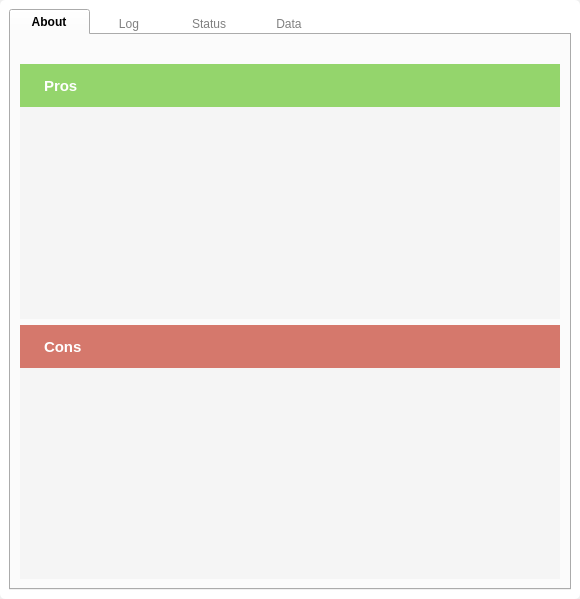
<?xml version="1.0" encoding="UTF-8"?>
<ui version="4.0">
 <class>Form</class>
 <widget class="QWidget" name="Form">
  <property name="windowModality">
   <enum>Qt::NonModal</enum>
  </property>
  <property name="geometry">
   <rect>
    <x>0</x>
    <y>0</y>
    <width>580</width>
    <height>599</height>
   </rect>
  </property>
  <property name="sizePolicy">
   <sizepolicy hsizetype="Expanding" vsizetype="Expanding">
    <horstretch>0</horstretch>
    <verstretch>0</verstretch>
   </sizepolicy>
  </property>
  <property name="maximumSize">
   <size>
    <width>580</width>
    <height>16777215</height>
   </size>
  </property>
  <property name="windowTitle">
   <string>Form</string>
  </property>
  <property name="styleSheet">
   <string notr="true">#frame {
	background-color: white;
	border-radius: 5px;
}

QTabBar::tab {
	width: 80px;
}

QTabBar::tab:selected {
	font-weight: bold;
	
}

QTabBar::tab:!selected {
	color: gray;
	border: none;
}

QTabBar::tab:top:!selected {
    margin-top: 3px;
}

QTabBar::tab:bottom:!selected {
    margin-bottom: 3px;
}

QTabBar::tab:!selected:hover {
    background: lightgray;
}

#pros_header QLabel, #cons_header QLabel {
	color: #fff;
	font-weight: bold;
	font-size: 11pt;
}

#pros_header {
	background-color: #94d56c;
}

#cons_header {
	background-color: #d5786c;
}

#advantage_list, #disadvantage_list {
	background-color: #f5f5f5;
}

#advantage_list QPushButton,  #disadvantage_list QPushButton {
	border: none;
	color: #000;
	text-align: left;
	padding-bottom: 3px;
}

#advantage_list QPushButton:hover,  #disadvantage_list QPushButton:hover {
	border-bottom: 3px solid #1b232f;
}

#advantage_list QLabel,  #disadvantage_list QLabel {
	background-color: #fdfaf1;
	border: 1px solid black;
}

#log_console {
	background-color: #1b232f;
	border-radius: 5%;
	color: #ebebeb;
	padding: 10px;
}

#client_status, #server_status, #client_data, #server_data {
	border: 1px solid silver;
	background-color: #fff;
}

#client_label, #server_label, #client_label_2, #server_label_2 {
	border: 1px solid silver;
	background-color: #e8e9eb;
	padding: 10px;
}

#connection_note, #data_note {
	border: 1px solid silver;
	border-left: 5px solid #4070f4;
	padding: 10px;
	background-color: #f5f5f5;
}

#strength_title {
	font-size: 11pt;
	font-weight: bold;
}

#measure_bar {
	min-height: 6px;
    max-height: 6px;
    border-radius: 3px;
	background-color: #d4d4d5;
}

#measure_bar::chunk {
	min-height: 6px;
    max-height: 6px;
    border-radius: 3px;
	background-color: #0b69e5;
}
</string>
  </property>
  <layout class="QVBoxLayout" name="verticalLayout">
   <property name="spacing">
    <number>0</number>
   </property>
   <property name="leftMargin">
    <number>0</number>
   </property>
   <property name="topMargin">
    <number>0</number>
   </property>
   <property name="rightMargin">
    <number>0</number>
   </property>
   <property name="bottomMargin">
    <number>0</number>
   </property>
   <item>
    <widget class="QFrame" name="frame">
     <property name="sizePolicy">
      <sizepolicy hsizetype="Expanding" vsizetype="Preferred">
       <horstretch>0</horstretch>
       <verstretch>0</verstretch>
      </sizepolicy>
     </property>
     <property name="frameShape">
      <enum>QFrame::StyledPanel</enum>
     </property>
     <property name="frameShadow">
      <enum>QFrame::Raised</enum>
     </property>
     <layout class="QVBoxLayout" name="verticalLayout_5">
      <item>
       <widget class="QTabWidget" name="tabWidget">
        <property name="cursor">
         <cursorShape>ArrowCursor</cursorShape>
        </property>
        <property name="tabShape">
         <enum>QTabWidget::Rounded</enum>
        </property>
        <property name="currentIndex">
         <number>0</number>
        </property>
        <widget class="QWidget" name="about_panel">
         <attribute name="title">
          <string>About</string>
         </attribute>
         <layout class="QVBoxLayout" name="verticalLayout_6">
          <item>
           <widget class="QLabel" name="about_description">
            <property name="text">
             <string/>
            </property>
            <property name="wordWrap">
             <bool>true</bool>
            </property>
           </widget>
          </item>
          <item>
           <layout class="QVBoxLayout" name="verticalLayout_7">
            <property name="spacing">
             <number>0</number>
            </property>
            <property name="topMargin">
             <number>0</number>
            </property>
            <item>
             <widget class="QWidget" name="pros_header" native="true">
              <property name="sizePolicy">
               <sizepolicy hsizetype="Preferred" vsizetype="Maximum">
                <horstretch>0</horstretch>
                <verstretch>0</verstretch>
               </sizepolicy>
              </property>
              <layout class="QHBoxLayout" name="horizontalLayout">
               <item>
                <widget class="QLabel" name="label_3">
                 <property name="sizePolicy">
                  <sizepolicy hsizetype="Maximum" vsizetype="Preferred">
                   <horstretch>0</horstretch>
                   <verstretch>0</verstretch>
                  </sizepolicy>
                 </property>
                 <property name="text">
                  <string/>
                 </property>
                 <property name="pixmap">
                  <pixmap>../../resources/icons/thumbs-up.svg</pixmap>
                 </property>
                </widget>
               </item>
               <item>
                <widget class="QLabel" name="pros_label">
                 <property name="sizePolicy">
                  <sizepolicy hsizetype="Preferred" vsizetype="Fixed">
                   <horstretch>0</horstretch>
                   <verstretch>0</verstretch>
                  </sizepolicy>
                 </property>
                 <property name="minimumSize">
                  <size>
                   <width>0</width>
                   <height>25</height>
                  </size>
                 </property>
                 <property name="text">
                  <string>Pros</string>
                 </property>
                </widget>
               </item>
              </layout>
             </widget>
            </item>
            <item>
             <widget class="QScrollArea" name="scrollArea">
              <property name="frameShape">
               <enum>QFrame::NoFrame</enum>
              </property>
              <property name="widgetResizable">
               <bool>true</bool>
              </property>
              <widget class="QWidget" name="advantage_list">
               <property name="geometry">
                <rect>
                 <x>0</x>
                 <y>0</y>
                 <width>528</width>
                 <height>199</height>
                </rect>
               </property>
               <layout class="QVBoxLayout" name="verticalLayout_13"/>
              </widget>
             </widget>
            </item>
           </layout>
          </item>
          <item>
           <layout class="QVBoxLayout" name="verticalLayout_8">
            <property name="spacing">
             <number>0</number>
            </property>
            <property name="topMargin">
             <number>0</number>
            </property>
            <item>
             <widget class="QWidget" name="cons_header" native="true">
              <property name="sizePolicy">
               <sizepolicy hsizetype="Preferred" vsizetype="Maximum">
                <horstretch>0</horstretch>
                <verstretch>0</verstretch>
               </sizepolicy>
              </property>
              <layout class="QHBoxLayout" name="horizontalLayout_2">
               <item>
                <widget class="QLabel" name="label_4">
                 <property name="sizePolicy">
                  <sizepolicy hsizetype="Maximum" vsizetype="Preferred">
                   <horstretch>0</horstretch>
                   <verstretch>0</verstretch>
                  </sizepolicy>
                 </property>
                 <property name="text">
                  <string/>
                 </property>
                 <property name="pixmap">
                  <pixmap>../../resources/icons/thumbs-down.svg</pixmap>
                 </property>
                </widget>
               </item>
               <item>
                <widget class="QLabel" name="cons_label">
                 <property name="sizePolicy">
                  <sizepolicy hsizetype="Preferred" vsizetype="Fixed">
                   <horstretch>0</horstretch>
                   <verstretch>0</verstretch>
                  </sizepolicy>
                 </property>
                 <property name="minimumSize">
                  <size>
                   <width>0</width>
                   <height>25</height>
                  </size>
                 </property>
                 <property name="text">
                  <string>Cons</string>
                 </property>
                </widget>
               </item>
              </layout>
             </widget>
            </item>
            <item>
             <widget class="QScrollArea" name="scrollArea_2">
              <property name="frameShape">
               <enum>QFrame::NoFrame</enum>
              </property>
              <property name="widgetResizable">
               <bool>true</bool>
              </property>
              <widget class="QWidget" name="disadvantage_list">
               <property name="geometry">
                <rect>
                 <x>0</x>
                 <y>0</y>
                 <width>528</width>
                 <height>199</height>
                </rect>
               </property>
               <layout class="QVBoxLayout" name="verticalLayout_14"/>
              </widget>
             </widget>
            </item>
           </layout>
          </item>
         </layout>
        </widget>
        <widget class="QWidget" name="log_panel">
         <attribute name="title">
          <string>Log</string>
         </attribute>
         <layout class="QVBoxLayout" name="verticalLayout_2">
          <item>
           <widget class="QPlainTextEdit" name="log_console">
            <property name="sizePolicy">
             <sizepolicy hsizetype="Expanding" vsizetype="Expanding">
              <horstretch>0</horstretch>
              <verstretch>0</verstretch>
             </sizepolicy>
            </property>
            <property name="frameShape">
             <enum>QFrame::NoFrame</enum>
            </property>
            <property name="frameShadow">
             <enum>QFrame::Plain</enum>
            </property>
            <property name="readOnly">
             <bool>true</bool>
            </property>
           </widget>
          </item>
         </layout>
        </widget>
        <widget class="QWidget" name="status_panel">
         <attribute name="title">
          <string>Status</string>
         </attribute>
         <layout class="QVBoxLayout" name="verticalLayout_3">
          <item>
           <widget class="QWidget" name="client_status" native="true">
            <layout class="QVBoxLayout" name="verticalLayout_9">
             <property name="spacing">
              <number>0</number>
             </property>
             <property name="leftMargin">
              <number>0</number>
             </property>
             <property name="topMargin">
              <number>0</number>
             </property>
             <property name="rightMargin">
              <number>0</number>
             </property>
             <property name="bottomMargin">
              <number>0</number>
             </property>
             <item>
              <widget class="QLabel" name="client_label">
               <property name="sizePolicy">
                <sizepolicy hsizetype="Preferred" vsizetype="Maximum">
                 <horstretch>0</horstretch>
                 <verstretch>0</verstretch>
                </sizepolicy>
               </property>
               <property name="styleSheet">
                <string notr="true">font-size: 11pt;</string>
               </property>
               <property name="text">
                <string>Client</string>
               </property>
              </widget>
             </item>
             <item>
              <layout class="QGridLayout" name="gridLayout">
               <property name="leftMargin">
                <number>20</number>
               </property>
               <property name="topMargin">
                <number>10</number>
               </property>
               <property name="bottomMargin">
                <number>10</number>
               </property>
               <property name="spacing">
                <number>20</number>
               </property>
               <item row="1" column="0">
                <widget class="QLabel" name="label_5">
                 <property name="text">
                  <string>Request</string>
                 </property>
                </widget>
               </item>
               <item row="0" column="0">
                <widget class="QLabel" name="label">
                 <property name="text">
                  <string>Connection</string>
                 </property>
                </widget>
               </item>
               <item row="0" column="1">
                <widget class="QLabel" name="label_2">
                 <property name="text">
                  <string>Established</string>
                 </property>
                </widget>
               </item>
               <item row="1" column="1">
                <widget class="QLabel" name="request_status">
                 <property name="text">
                  <string>NULL</string>
                 </property>
                </widget>
               </item>
               <item row="2" column="0">
                <widget class="QLabel" name="label_7">
                 <property name="text">
                  <string>Timestamp</string>
                 </property>
                </widget>
               </item>
               <item row="2" column="1">
                <widget class="QLabel" name="timestamp_status">
                 <property name="text">
                  <string>NULL</string>
                 </property>
                </widget>
               </item>
              </layout>
             </item>
            </layout>
           </widget>
          </item>
          <item>
           <widget class="QWidget" name="server_status" native="true">
            <layout class="QVBoxLayout" name="verticalLayout_10">
             <property name="spacing">
              <number>0</number>
             </property>
             <property name="leftMargin">
              <number>0</number>
             </property>
             <property name="topMargin">
              <number>0</number>
             </property>
             <property name="rightMargin">
              <number>0</number>
             </property>
             <property name="bottomMargin">
              <number>0</number>
             </property>
             <item>
              <widget class="QLabel" name="server_label">
               <property name="sizePolicy">
                <sizepolicy hsizetype="Preferred" vsizetype="Maximum">
                 <horstretch>0</horstretch>
                 <verstretch>0</verstretch>
                </sizepolicy>
               </property>
               <property name="styleSheet">
                <string notr="true">font-size: 11pt;</string>
               </property>
               <property name="text">
                <string>Server</string>
               </property>
              </widget>
             </item>
             <item>
              <layout class="QGridLayout" name="gridLayout_2" rowstretch="0,0,0">
               <property name="leftMargin">
                <number>20</number>
               </property>
               <property name="topMargin">
                <number>10</number>
               </property>
               <property name="bottomMargin">
                <number>10</number>
               </property>
               <property name="horizontalSpacing">
                <number>10</number>
               </property>
               <property name="verticalSpacing">
                <number>20</number>
               </property>
               <item row="2" column="1">
                <widget class="QLabel" name="response_status">
                 <property name="text">
                  <string>NULL</string>
                 </property>
                </widget>
               </item>
               <item row="0" column="0">
                <widget class="QLabel" name="label_9">
                 <property name="text">
                  <string>Status</string>
                 </property>
                </widget>
               </item>
               <item row="2" column="0">
                <widget class="QLabel" name="label_11">
                 <property name="text">
                  <string>Response</string>
                 </property>
                </widget>
               </item>
               <item row="0" column="1">
                <widget class="QLabel" name="server_status_message">
                 <property name="text">
                  <string>OK</string>
                 </property>
                </widget>
               </item>
               <item row="1" column="0">
                <widget class="QLabel" name="label_13">
                 <property name="text">
                  <string>Status Code</string>
                 </property>
                </widget>
               </item>
               <item row="1" column="1">
                <widget class="QLabel" name="server_status_code">
                 <property name="text">
                  <string>200</string>
                 </property>
                </widget>
               </item>
              </layout>
             </item>
            </layout>
           </widget>
          </item>
          <item>
           <widget class="QScrollArea" name="scrollArea_3">
            <property name="frameShape">
             <enum>QFrame::NoFrame</enum>
            </property>
            <property name="widgetResizable">
             <bool>true</bool>
            </property>
            <widget class="QWidget" name="scrollAreaWidgetContents">
             <property name="geometry">
              <rect>
               <x>0</x>
               <y>0</y>
               <width>118</width>
               <height>798</height>
              </rect>
             </property>
             <layout class="QVBoxLayout" name="verticalLayout_15">
              <property name="spacing">
               <number>0</number>
              </property>
              <property name="leftMargin">
               <number>0</number>
              </property>
              <property name="topMargin">
               <number>0</number>
              </property>
              <property name="rightMargin">
               <number>0</number>
              </property>
              <property name="bottomMargin">
               <number>0</number>
              </property>
              <item>
               <widget class="QLabel" name="connection_note">
                <property name="sizePolicy">
                 <sizepolicy hsizetype="Preferred" vsizetype="Expanding">
                  <horstretch>0</horstretch>
                  <verstretch>0</verstretch>
                 </sizepolicy>
                </property>
                <property name="text">
                 <string>&lt;p&gt;&lt;b&gt;Preventing Data Breach&lt;/b&gt;: Connecting to an unverified server can lead to data breaches. Hackers can set up fake servers to steal user credentials.&lt;/p&gt;

&lt;p&gt;&lt;b&gt;Avoiding Man-in-the-Middle Attacks&lt;/b&gt;: Without verification, the client could fall victim to a man-in-the-middle attack, where a malicious entity intercepts and potentially alters communication between the client and server.&lt;/p&gt;

&lt;p&gt;&lt;b&gt;Ensuring Data Integrity&lt;/b&gt;: Verifying the server’s identity ensures that the data sent by the client reaches the intended recipient without being tampered with.&lt;/p&gt;</string>
                </property>
                <property name="wordWrap">
                 <bool>true</bool>
                </property>
               </widget>
              </item>
             </layout>
            </widget>
           </widget>
          </item>
         </layout>
        </widget>
        <widget class="QWidget" name="data_panel">
         <attribute name="title">
          <string>Data</string>
         </attribute>
         <layout class="QVBoxLayout" name="verticalLayout_4">
          <item>
           <widget class="QWidget" name="client_data" native="true">
            <layout class="QVBoxLayout" name="layout_2">
             <property name="spacing">
              <number>0</number>
             </property>
             <property name="leftMargin">
              <number>0</number>
             </property>
             <property name="topMargin">
              <number>0</number>
             </property>
             <property name="rightMargin">
              <number>0</number>
             </property>
             <property name="bottomMargin">
              <number>0</number>
             </property>
             <item>
              <widget class="QLabel" name="client_label_2">
               <property name="sizePolicy">
                <sizepolicy hsizetype="Preferred" vsizetype="Maximum">
                 <horstretch>0</horstretch>
                 <verstretch>0</verstretch>
                </sizepolicy>
               </property>
               <property name="styleSheet">
                <string notr="true">font-size: 11pt;</string>
               </property>
               <property name="text">
                <string>Client</string>
               </property>
              </widget>
             </item>
             <item>
              <layout class="QGridLayout" name="client_data_layout">
               <property name="leftMargin">
                <number>20</number>
               </property>
               <property name="topMargin">
                <number>10</number>
               </property>
               <property name="bottomMargin">
                <number>10</number>
               </property>
               <property name="spacing">
                <number>20</number>
               </property>
              </layout>
             </item>
            </layout>
           </widget>
          </item>
          <item>
           <widget class="QWidget" name="server_data" native="true">
            <layout class="QVBoxLayout" name="verticalLayout_11">
             <property name="spacing">
              <number>0</number>
             </property>
             <property name="leftMargin">
              <number>0</number>
             </property>
             <property name="topMargin">
              <number>0</number>
             </property>
             <property name="rightMargin">
              <number>0</number>
             </property>
             <property name="bottomMargin">
              <number>0</number>
             </property>
             <item>
              <widget class="QLabel" name="server_label_2">
               <property name="sizePolicy">
                <sizepolicy hsizetype="Preferred" vsizetype="Maximum">
                 <horstretch>0</horstretch>
                 <verstretch>0</verstretch>
                </sizepolicy>
               </property>
               <property name="styleSheet">
                <string notr="true">font-size: 11pt;</string>
               </property>
               <property name="text">
                <string>Server</string>
               </property>
              </widget>
             </item>
             <item>
              <layout class="QGridLayout" name="server_data_layout" rowstretch="0">
               <property name="leftMargin">
                <number>20</number>
               </property>
               <property name="topMargin">
                <number>10</number>
               </property>
               <property name="bottomMargin">
                <number>10</number>
               </property>
               <property name="spacing">
                <number>20</number>
               </property>
              </layout>
             </item>
            </layout>
           </widget>
          </item>
          <item>
           <widget class="QWidget" name="data_note_container" native="true">
            <property name="sizePolicy">
             <sizepolicy hsizetype="Preferred" vsizetype="Expanding">
              <horstretch>0</horstretch>
              <verstretch>0</verstretch>
             </sizepolicy>
            </property>
            <layout class="QVBoxLayout" name="verticalLayout_12">
             <property name="spacing">
              <number>11</number>
             </property>
             <property name="leftMargin">
              <number>0</number>
             </property>
             <property name="topMargin">
              <number>11</number>
             </property>
             <property name="rightMargin">
              <number>0</number>
             </property>
             <property name="bottomMargin">
              <number>0</number>
             </property>
             <item>
              <widget class="QLabel" name="strength_title">
               <property name="sizePolicy">
                <sizepolicy hsizetype="Preferred" vsizetype="Maximum">
                 <horstretch>0</horstretch>
                 <verstretch>0</verstretch>
                </sizepolicy>
               </property>
               <property name="text">
                <string>Security Level</string>
               </property>
              </widget>
             </item>
             <item>
              <widget class="QProgressBar" name="measure_bar">
               <property name="value">
                <number>0</number>
               </property>
               <property name="textVisible">
                <bool>false</bool>
               </property>
              </widget>
             </item>
             <item>
              <widget class="QScrollArea" name="scrollArea_4">
               <property name="frameShape">
                <enum>QFrame::NoFrame</enum>
               </property>
               <property name="widgetResizable">
                <bool>true</bool>
               </property>
               <widget class="QWidget" name="scrollAreaWidgetContents_2">
                <property name="geometry">
                 <rect>
                  <x>0</x>
                  <y>0</y>
                  <width>100</width>
                  <height>38</height>
                 </rect>
                </property>
                <layout class="QVBoxLayout" name="verticalLayout_16">
                 <property name="spacing">
                  <number>0</number>
                 </property>
                 <property name="leftMargin">
                  <number>0</number>
                 </property>
                 <property name="topMargin">
                  <number>0</number>
                 </property>
                 <property name="rightMargin">
                  <number>0</number>
                 </property>
                 <property name="bottomMargin">
                  <number>0</number>
                 </property>
                 <item>
                  <widget class="QLabel" name="data_note">
                   <property name="text">
                    <string/>
                   </property>
                   <property name="wordWrap">
                    <bool>true</bool>
                   </property>
                  </widget>
                 </item>
                </layout>
               </widget>
              </widget>
             </item>
            </layout>
           </widget>
          </item>
         </layout>
        </widget>
       </widget>
      </item>
     </layout>
    </widget>
   </item>
  </layout>
 </widget>
 <resources/>
 <connections/>
</ui>
